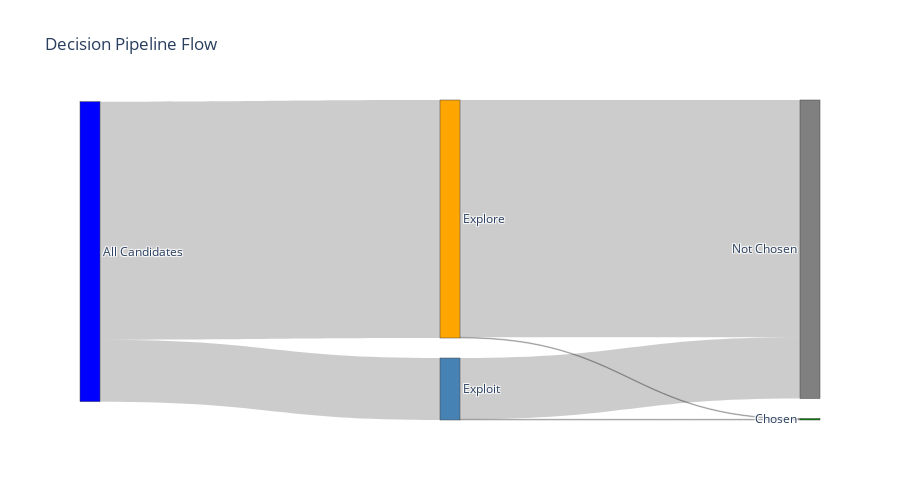

Notebook code for this chart:
### Markdown cell above
## Cell 9: VIZ 5 - Decision Sankey

### Code cell
# Aggregate decision flows
flow_counts = decisions_df.groupby(['mode', 'chosen']).size().reset_index(name='count')

# Create Sankey
fig = go.Figure(go.Sankey(
    node=dict(
        label=['All Candidates', 'Explore', 'Exploit', 'Chosen', 'Not Chosen'],
        color=['blue', 'orange', 'steelblue', 'green', 'gray']
    ),
    link=dict(
        source=[0, 0, 1, 1, 2, 2],
        target=[1, 2, 3, 4, 3, 4],
        value=[
            (decisions_df['mode'] == 'explore').sum(),
            (decisions_df['mode'] == 'exploit').sum(),
            ((decisions_df['mode'] == 'explore') & decisions_df['chosen']).sum(),
            ((decisions_df['mode'] == 'explore') & ~decisions_df['chosen']).sum(),
            ((decisions_df['mode'] == 'exploit') & decisions_df['chosen']).sum(),
            ((decisions_df['mode'] == 'exploit') & ~decisions_df['chosen']).sum(),
        ]
    )
))

fig.update_layout(title='Decision Pipeline Flow', height=500)
fig.show()

### Figure 1 — Plotly figure (JSON) as saved in the notebook; plotly's stock layout.template omitted (floating-point values rounded to 4 significant figures)
{"data": [{"link": {"source": [0, 0, 1, 1, 2, 2], "target": [1, 2, 3, 4, 3, 4], "value": [31561, 8219, 99, 31462, 101, 8118]}, "node": {"color": ["blue", "orange", "steelblue", "green", "gray"], "label": ["All Candidates", "Explore", "Exploit", "Chosen", "Not Chosen"]}, "type": "sankey"}], "layout": {"height": 500, "title": {"text": "Decision Pipeline Flow"}}}
